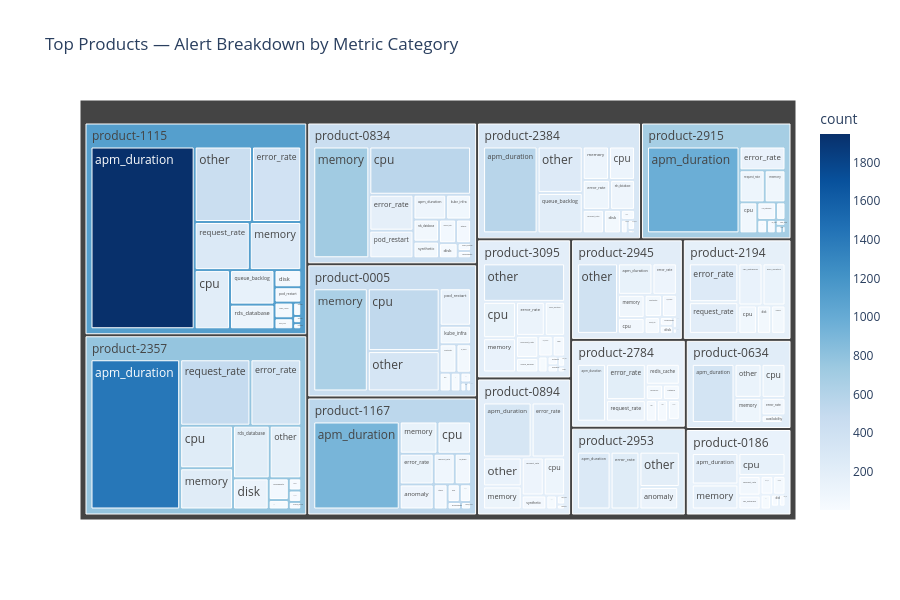

The code cell stored with this chart in its notebook:
### Code cell
# interactive version - easier to explore the product/metric breakdown
product_metric = df[df['product'] != 'unknown'].groupby(['product', 'metric_category']).size().reset_index(name='count')
product_metric = product_metric[product_metric['product'].isin(top_products.index)]

fig = px.treemap(product_metric, path=['product', 'metric_category'], values='count',
                 title='Top Products — Alert Breakdown by Metric Category',
                 color='count', color_continuous_scale='Blues')
fig.update_layout(height=600)
fig.show()

### Figure 1 — Plotly figure (JSON) as saved in the notebook; plotly's stock layout.template omitted (floating-point values rounded to 4 significant figures; data arrays with more than 128 entries replaced by an {"elided": "..."} marker saying what was removed)
{"data": [{"branchvalues": "total", "customdata": {"elided": "182x1 float values"}, "domain": {"x": [0, 1], "y": [0, 1]}, "hovertemplate": "labels=%{label}<br>count_sum=%{value}<br>parent=%{parent}<br>id=%{id}<br>count=%{color}<extra></extra>", "ids": {"elided": "182 str values"}, "labels": {"elided": "182 str values"}, "marker": {"coloraxis": "coloraxis", "colors": {"elided": "182 float values"}}, "name": "", "parents": {"elided": "182 str values"}, "type": "treemap", "values": {"elided": "182 float values"}}], "layout": {"coloraxis": {"colorbar": {"title": {"text": "count"}}, "colorscale": [[0, "rgb(247,251,255)"], [0.125, "rgb(222,235,247)"], [0.25, "rgb(198,219,239)"], [0.375, "rgb(158,202,225)"], [0.5, "rgb(107,174,214)"], [0.625, "rgb(66,146,198)"], [0.75, "rgb(33,113,181)"], [0.875, "rgb(8,81,156)"], [1, "rgb(8,48,107)"]]}, "height": 600, "legend": {"tracegroupgap": 0}, "title": {"text": "Top Products — Alert Breakdown by Metric Category"}}}
